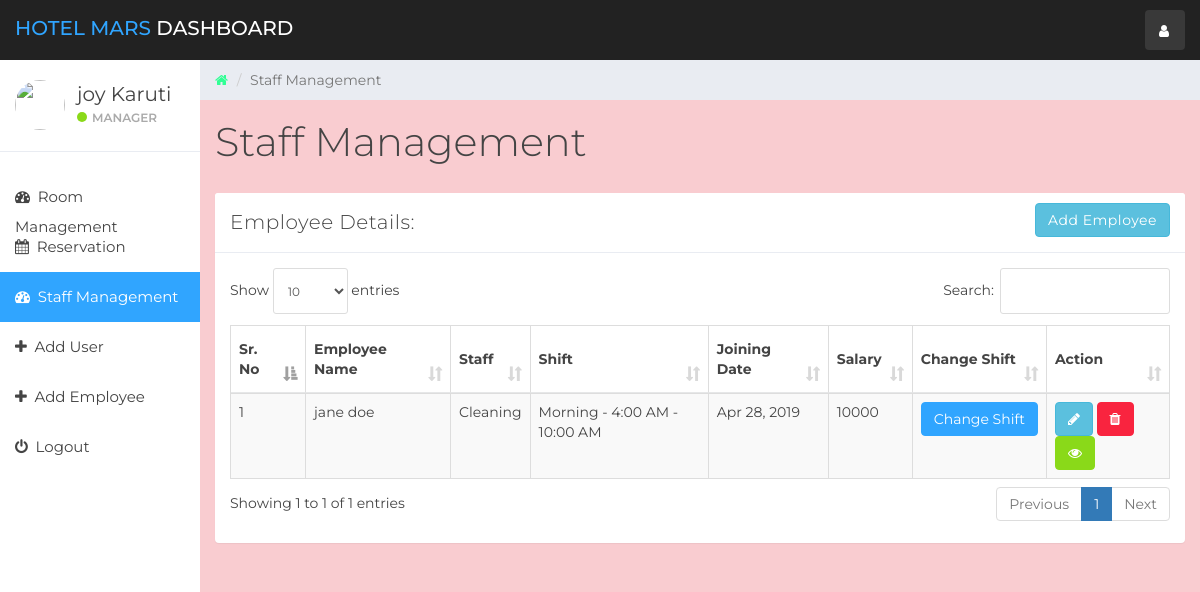
The page /admin/index.php?staff_mang (signed in) on the database its author committed.
### tables this page shows
CREATE TABLE `user` (
  `id` int(11) NOT NULL,
  `name` varchar(100) NOT NULL,
  `username` varchar(15) NOT NULL,
  `email` varchar(100) NOT NULL,
  `password` varchar(100) NOT NULL,
  `created_at` timestamp NOT NULL DEFAULT CURRENT_TIMESTAMP
);

CREATE TABLE `staff` (
  `emp_id` int(11) NOT NULL,
  `emp_name` varchar(100) NOT NULL,
  `staff_type_id` int(11) NOT NULL,
  `shift_id` int(11) NOT NULL,
  `id_card_type` int(11) NOT NULL,
  `id_card_no` varchar(20) NOT NULL,
  `address` varchar(100) NOT NULL,
  `contact_no` bigint(20) NOT NULL,
  `salary` bigint(20) NOT NULL,
  `joining_date` timestamp NOT NULL DEFAULT CURRENT_TIMESTAMP,
  `updated_at` timestamp NOT NULL DEFAULT CURRENT_TIMESTAMP ON UPDATE CURRENT_TIMESTAMP
);

CREATE TABLE `staff_type` (
  `staff_type_id` int(10) NOT NULL,
  `staff_type` varchar(100) NOT NULL
);

CREATE TABLE `shift` (
  `shift_id` int(10) NOT NULL,
  `shift` varchar(100) NOT NULL,
  `shift_timing` varchar(100) NOT NULL
);

### admin/staff_mang.php (the view, shortened to what this page needs)
<div class="col-sm-9 col-sm-offset-3 col-lg-10 col-lg-offset-2 main">
    <div class="row">
        <ol class="breadcrumb">
            <li><a href="#">
                    <em class="fa fa-home"></em>
                </a></li>
            <li class="active">Staff Management</li>
        </ol>
    </div>
    <div class="row">
        <div class="col-lg-12">
            <h1 class="page-header">Staff Management</h1>
        </div>
    </div>
    <div class="row">
        <div class="col-lg-12">
            <div class="panel panel-default">
                <div class="panel-heading">Employee Details:
                    <a href="index.php?add_emp" class="btn btn-info pull-right">Add Employee</a>
                </div>
                <div class="panel-body">
                    <table class="table table-striped table-bordered table-responsive" cellspacing="0" width="100%"
                           id="rooms">
                        <thead>
                        <tr>
                            <th>Sr. No</th>
                            <th>Employee Name</th>
                            <th>Staff</th>
                            <th>Shift</th>
                            <th>Joining Date</th>
                            <th>Salary</th>
                            <th>Change Shift</th>
                            <th>Action</th>
                        </tr>
                        </thead>
                        <tbody>
                        <?php
                        $staff_query = "SELECT * FROM staff  NATURAL JOIN staff_type NATURAL JOIN shift";
                        $staff_result = mysqli_query($connection, $staff_query);
                        if (mysqli_num_rows($staff_result) > 0) {
                            while ($staff = mysqli_fetch_assoc($staff_result)) { ?>
                                <tr>
                                    <td><?php echo $staff['emp_id']; ?></td>
                                    <td><?php echo $staff['emp_name']; ?></td>
                                    <td><?php echo $staff['staff_type']; ?></td>
                                    <td><?php echo $staff['shift'] . ' - ' . $staff['shift_timing']; ?></td>
                                    <td><?php echo date('M j, Y', strtotime($staff['joining_date'])); ?></td>
                                    <td><?php echo $staff['salary']; ?></td>
                                    <td>
                                        <button class="btn btn-primary" data-toggle="modal" data-target="#changeShift"
                                                data-id="<?php echo $staff['emp_id']; ?>" id="change_shift">Change Shift</button>
                                    </td>
                                    <td>
                                        <button data-toggle="modal"
                                                data-target="#empDetail<?php echo $staff['emp_id']; ?>"
                                                data-id="<?php echo $staff['emp_id']; ?>" id="editEmp"
                                                class="btn btn-info"><i class="fa fa-pencil"></i></button>
                                        <a href='functionmis.php?empid=<?php echo $staff['emp_id']; ?>'
                                           class="btn btn-danger" onclick="return confirm('Are you Sure?')"><i
                                                    class="fa fa-trash"></i></a>
                                        <a href='index.php?emp_history&empid=<?php echo $staff['emp_id']; ?>'
                                           class="btn btn-success" title="Employee Histery"><i class="fa fa-eye"></i></a>
                                    </td>
                                </tr>
                                <?php
                            }
                        }
                        ?>
                        </tbody>
                    </table>
                </div>
            </div>
        </div>
    </div>
    <div class="row">
        <div class="col-sm-12">
        </div>
    </div>
</div>

### admin/sidebar.php (shortened to what this page needs)
<div id="sidebar-collapse" class="col-sm-3 col-lg-2 sidebar">
    <div class="profile-sidebar">
        <div class="profile-userpic">
            <img src="http://icons.iconarchive.com/icons/graphicloads/colorful-long-shadow/64/User-icon.png" class="img-responsive" alt="">
        </div>
        <div class="profile-usertitle">
            <div class="profile-usertitle-name"><?php echo $user['name'];?></div>
            <div class="profile-usertitle-status"><span class="indicator label-success"></span>Manager</div>
        </div>
    </div>
    <ul class="nav menu">
        <?php
        if (isset($_GET['room_mang'])){ ?>
            <li class="active">
                <a href="index.php?room_mang"><em class="fa fa-dashboard">&nbsp;</em>
                    Room Management
                </a>
            </li>
        <?php } else{?>
            <li>
                <a href="index.php?room_mang"><em class="fa fa-dashboard">&nbsp;</em>
                    Room Management
                </a>
            </li>
        <?php }
        if (isset($_GET['reservation'])){ ?>
            <li class="active">
                <a href="index.php?reservation"><em class="fa fa-calendar">&nbsp;</em>
                    Reservation
                </a>
            </li>
        <?php } else{?>
            <li>
                <a href="index.php?reservation"><em class="fa fa-calendar">&nbsp;</em>
                    Reservation
                </a>
            </li>
        <?php }
        if (isset($_GET['staff_mang'])){ ?>
            <li class="active">
                <a href="index.php?staff_mang"><em class="fa fa-dashboard">&nbsp;</em>
                    Staff Management
                </a>
            </li>
        <?php }
         if (isset($_GET['add_user'])){ ?>
            <li class="active">
                <a href="index.php?add_user"><em class="fa fa-plus">&nbsp;</em>
                    Add User
                </a>
            </li>
        <?php } else{?>
            <li>
                <a href="index.php?add_user"><em class="fa fa-plus">&nbsp;</em>
                    Add User
                </a>
            </li>
        <?php }
        if (isset($_GET['add_emp'])){ ?>
            <li class="active">
                <a href="index.php?add_emp"><em class="fa fa-plus">&nbsp;</em>
                    Add Employee
                </a>
            </li>
        <?php } else{?>
            <li>
                <a href="index.php?add_emp"><em class="fa fa-plus">&nbsp;</em>
                    Add Employee
                </a>
            </li>
        <?php }
        ?>
        <li><a href="logout.php"><em class="fa fa-power-off">&nbsp;</em> Logout</a></li>
    </ul>
</div>

### admin/css/styles.css (style rules this page uses)
body { background: #f9ccd0; padding-top: 60px; font-size: 14px; color: #444444; font-family: "Montserrat", "Helvetica Neue", Helvetica, Arial, sans-serif; }
a, a:hover, a:focus { color: #30ff94; }
h1, h2, h3, h4, h5, h6 { color: #444444; }
h1 { font-weight: 300; font-size: 40px; }
.btn-primary, .btn-primary:hover, .btn-primary:focus, .btn-primary:active, .btn-primary.active, .open > .dropdown-toggle.btn-primary, .btn-primary.disabled, .btn-primary[disabled], fieldset[disabled] .btn-primary, .btn-primary.disabled:hover, .btn-primary[disabled]:hover, fieldset[disabled] .btn-primary:hover, .btn-primary.disabled:focus, .btn-primary[disabled]:focus, fieldset[disabled] .btn-primary:focus, .btn-primary.disabled:active, .btn-primary[disabled]:active, fieldset[disabled] .btn-primary:active, .btn-primary.disabled.active, .btn-primary[disabled].active, fieldset[disabled] .btn-primary.active { background-color: #30a5ff; border-color: #30a5ff; }
.btn-success, .btn-success:hover, .btn-success:focus, .btn-success:active, .btn-success.active, .open > .dropdown-toggle.btn-success, .btn-success.disabled, .btn-success[disabled], fieldset[disabled] .btn-success, .btn-success.disabled:hover, .btn-success[disabled]:hover, fieldset[disabled] .btn-success:hover, .btn-success.disabled:focus, .btn-success[disabled]:focus, fieldset[disabled] .btn-success:focus, .btn-success.disabled:active, .btn-success[disabled]:active, fieldset[disabled] .btn-success:active, .btn-success.disabled.active, .btn-success[disabled].active, fieldset[disabled] .btn-success.active { background-color: #8ad919; border-color: #8ad919; }
.btn-danger, .btn-danger:hover, .btn-danger:focus, .btn-danger:active, .btn-danger.active, .open > .dropdown-toggle.btn-danger, .btn-danger.disabled, .btn-danger[disabled], fieldset[disabled] .btn-danger, .btn-danger.disabled:hover, .btn-danger[disabled]:hover, fieldset[disabled] .btn-danger:hover, .btn-danger.disabled:focus, .btn-danger[disabled]:focus, fieldset[disabled] .btn-danger:focus, .btn-danger.disabled:active, .btn-danger[disabled]:active, fieldset[disabled] .btn-danger:active, .btn-danger.disabled.active, .btn-danger[disabled].active, fieldset[disabled] .btn-danger.active { background-color: #f9243f; border-color: #f9243f; }
.label-success { background-color: #8ad919; }
.panel { border: 0; }
.panel-heading { font-size: 20px; font-weight: 300; letter-spacing: 0.025em; height: 60px; line-height: 38px; }
.panel-default .panel-heading { background: #fff; border-bottom: 1px solid #e9ecf2; color: #444444; }
.sidebar { display: block; padding: 0; display: none; box-shadow: none; background: #fff; }
.sidebar ul { margin: 20px 0px; }
@media (min-width: 768px) { .sidebar { display: block; position: fixed; top: 60px; bottom: 0; left: 0; z-index: 1000; display: block; margin: 0; padding: 0; overflow-x: hidden; overflow-y: auto; } }
.sidebar ul.nav .active a, .sidebar ul.nav li.parent a.active, .sidebar ul.nav .active > a:hover, .sidebar ul.nav li.parent a.active:hover, .sidebar ul.nav .active > a:focus, .sidebar ul.nav li.parent a.active:focus { color: #fff; background-color: #30a5ff; }
.sidebar ul.nav li a { height: 50px; font-size: 15px; line-height: 2em; color: #444444; }
.profile-sidebar { padding: 10px 0; border-bottom: 1px solid #e9ecf2; }
.indicator { width: 10px; height: 10px; display: inline-block; border-radius: 9999px; margin-right: 5px; }
.profile-userpic img { float: left; margin: 10px 0px 0px 15px; width: 50px; height: 50px; border-radius: 9999px !important; }
.profile-usertitle { float: left; text-align: left; margin: 10px 0 0 12px; }
.profile-usertitle-name { font-size: 20px; margin-bottom: 0px; }
.profile-usertitle-status { text-transform: uppercase; color: #AAA; font-size: 12px; font-weight: 600; margin-bottom: 15px; }
.breadcrumb { border-radius: 0; padding: 10px 15px 10px 15px; background: #e9ecf2; margin: 0; }
h1.page-header { margin-top: 20px; border-bottom: 0; }
.table { background: #fff; }
.table > thead > tr > th { border-bottom: 1px solid #e6e7e8; vertical-align: middle; height: 50px; }

### rows shown on the page
user: name "joy Karuti"
staff: emp_id "1", emp_name "jane doe", staff_type.staff_type "Cleaning", shift.shift "Morning", shift.shift_timing "4:00 AM - 10:00 AM", joining_date "Apr 28, 2019", salary "10000"
